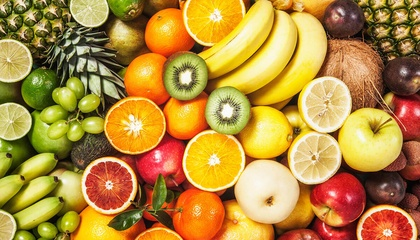
%> input picture photo_2022-03-30_21-00-33.jpg, 420 x 240 px, shrunk from 1200 x 686 before the run
$ octave test_negetive.m   (GNU Octave 9; MATLAB toolbox functions it lacks are replaced by stand-ins)
%> lines starting %> are read from the running program, lines starting %| are printed output that depends on the picture
%> further down, pic0 is the input picture: size 240x420x3 uint8; mean R, G, B 181.4, 140, 62.5
### exercises/alitorbzadeh/4/negetive.m
function [output]=negetive(input)
a=size(input,1);
%> a = 240
b=size(input,2);
%> b = 420
c=size(input,3);
%> c = 3
if c~=1
    input=rgb2gray(input);
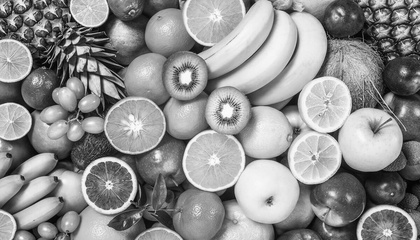
%> input: size 240x420 uint8; min 0, max 254, mean 143.5
    for i0=1:floor(a/2)
        for i1=1:b
            input(i0,i1)=255-input(i0,i1);
        end
    end
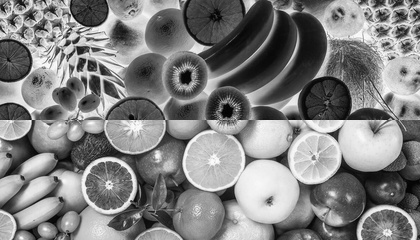
%> input: size 240x420 uint8; min 1, max 255, mean 128.5
else
    for i0=1:floor(a/2)
        for i1=1:b
            input(i0,i1)=255-input(i0,i1);
        end
    end
end
output=input;
end

### exercises/alitorbzadeh/4/test_negetive.m
clc;
clear all;
close all;

pic0=imread("photo_2022-03-30_21-00-33.jpg");
figure(1);
imshow(pic0);
q=negetive(pic0);
figure(2);
imshow(q);
